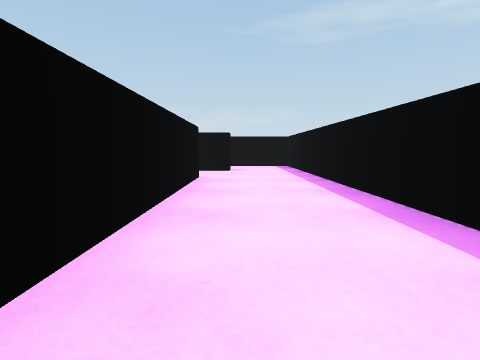
view 1 (above)

13 first-person views from a walk through a Unity game level. The camera is 0.42 m above the floor, tilts 6° down and sees 80° across. The floor is counted in squares, 1 m on a side. Each view is taken from the middle of a square. On the plan, view 1 faces up. The plan holds only what a view shows up to about 9 squares ahead; the rest is blank. The player is left out.

view 2
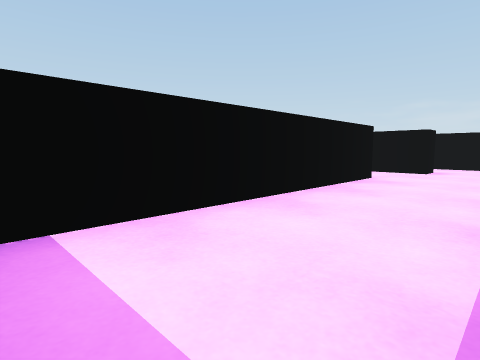

view 3
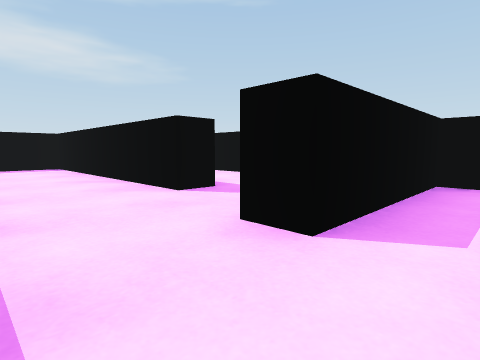

view 4
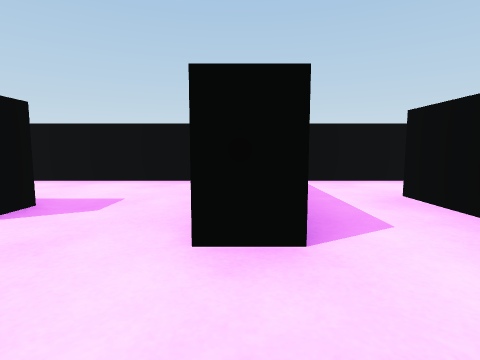

view 5
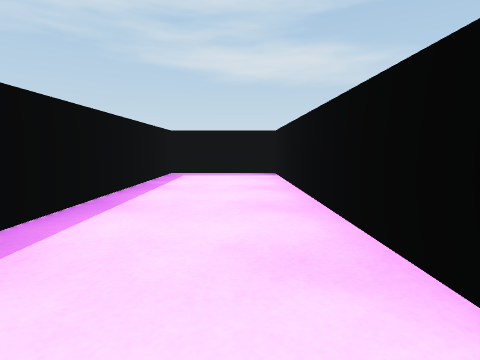

view 6
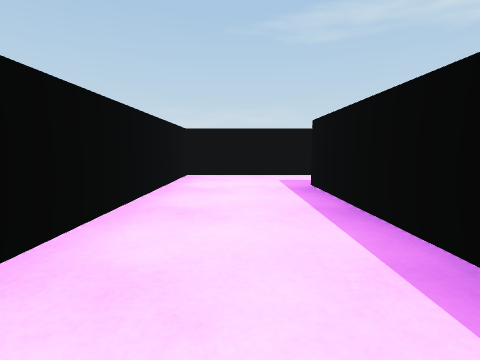

view 7
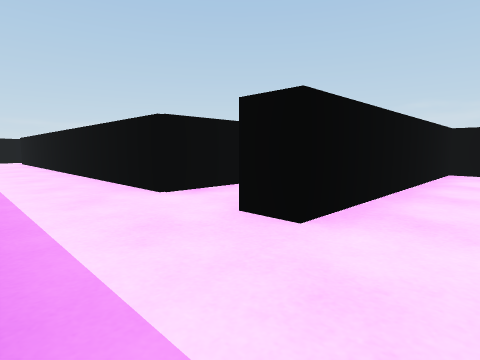

view 8
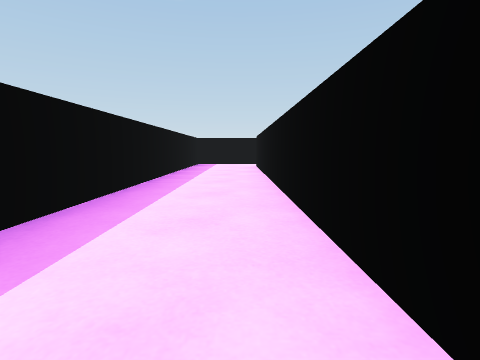

view 9
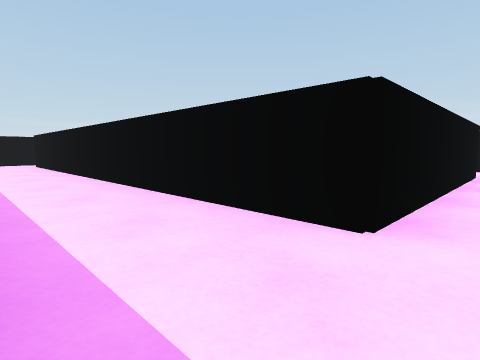

view 10
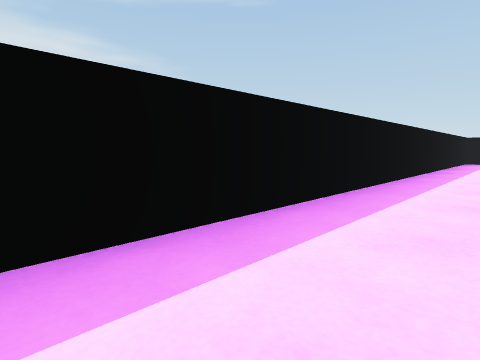

view 11
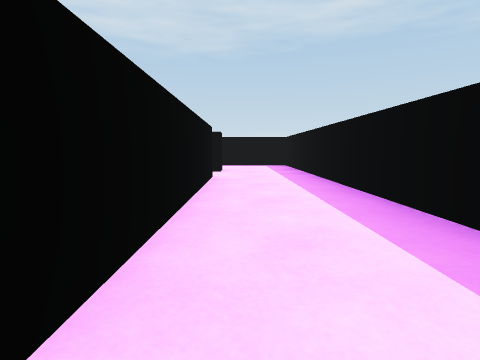

view 12
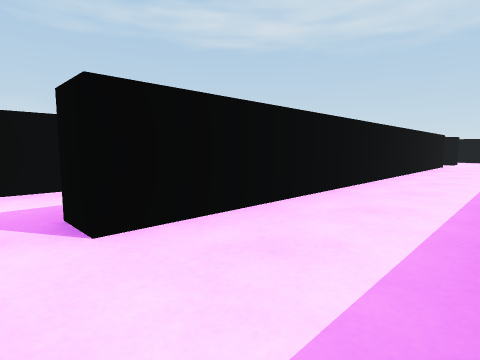

view 13
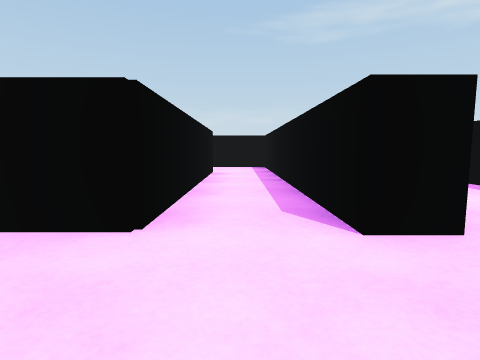

### Floor plan
Points are (right, up) in squares from view 1. A wall is a line through its corners. A room is listed if a view was taken in it or the views show most of it. See-through windows are left out.
Room 1 (views 1, 2, 5)
walls: (-0.6, 4.5) (-0.6, -0.2) (1.3, -0.2) (1.3, 5.5)
ways out: opening at (0.5, 6) to room 2; opening at (-1, 5) to room 3
Room 2 (views 3, 4)
walls: (-0.2, 6.4) (-0.2, 5.8); (1.3, 5.5) (1.3, 7.5) (-0.4, 7.5)
ways out: opening at (0.5, 6) to room 1; opening at (-1, 7) to room 5
Room 3 (views 6, 7)
walls: (-1.1, 3.4) (-1.1, 4.5) (-0.6, 4.5); (-2.6, -0.2) (-1.1, -0.2) (-1.1, 1.5); (-0.2, 5.8) (-2.9, 5.8) (-2.9, 2.4)
ways out: opening at (-1, 5) to room 1; opening at (-3, 0.5) to room 4
Room 4 (views 8, 9, 10, 11, 12, 13)
walls: (-2.9, 1.4) (-3.4, 1.4) (-3.4, 5.5); (-13.6, 1.6) (-13.6, -0.2) (-2.6, -0.2); (-4.5, 5.6) (-4.5, 1.4) (-12.6, 1.4)
ways out: opening at (-3, 0.5) to room 3; opening at (-13, 2); opening at (-4, 5)
Room 5 (no view inside)
walls: (-2.9, 8.2) (-2.9, 6.3) (-1.4, 6.3); (-0.4, 7.5) (-1.6, 7.5)
ways out: opening at (-1, 7) to room 2; opening at (-2, 8)

Positions as (right, up) in squares from view 1, and headings:
1: (0, 0), facing up
2: (1, 0), facing up-left
3: (1, 7), facing down-left
4: (1, 6), facing left
5: (0, 5), facing down
6: (-2, 1), facing up
7: (-2, 0), facing up-left
8: (-5, 1), facing left
9: (-4, 0), facing up-left
10: (-3, 1), facing down-left
11: (-9, 1), facing right
12: (-13, 0), facing up-right
13: (-4, 0), facing up
